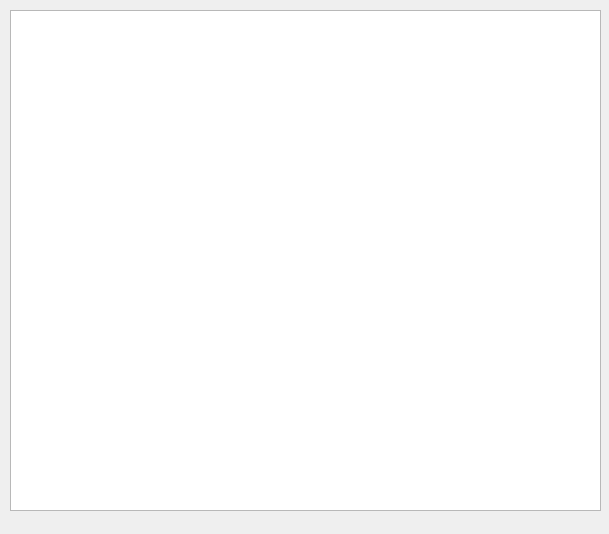
<?xml version="1.0" encoding="UTF-8"?>
<ui version="4.0">
 <class>Form</class>
 <widget class="QWidget" name="Form">
  <property name="geometry">
   <rect>
    <x>0</x>
    <y>0</y>
    <width>609</width>
    <height>534</height>
   </rect>
  </property>
  <property name="windowTitle">
   <string>Form</string>
  </property>
  <widget class="QTableView" name="tableView">
   <property name="geometry">
    <rect>
     <x>10</x>
     <y>10</y>
     <width>591</width>
     <height>501</height>
    </rect>
   </property>
  </widget>
 </widget>
 <resources/>
 <connections/>
</ui>
